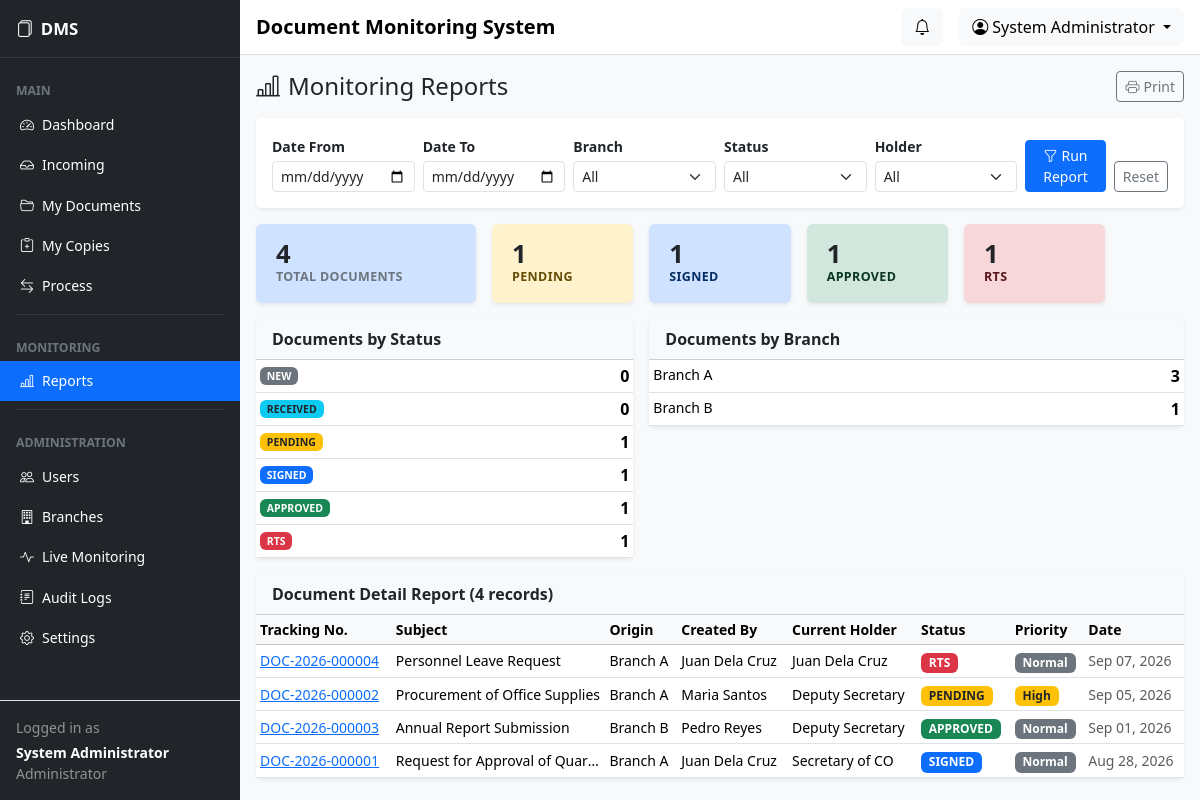
The page /reports/index.php (signed in) on the database its author committed.
### tables this page shows
CREATE TABLE users (
  id INT UNSIGNED NOT NULL AUTO_INCREMENT,
  branch_id INT UNSIGNED DEFAULT NULL,
  full_name VARCHAR(150) NOT NULL,
  username VARCHAR(50) NOT NULL,
  password VARCHAR(255) NOT NULL,
  role ENUM('BRANCH','SECRETARY_DEPUTY','SECRETARY_CO','ADMIN') NOT NULL,
  position VARCHAR(100) DEFAULT NULL,
  status ENUM('active','inactive') NOT NULL DEFAULT 'active',
  created_at TIMESTAMP NOT NULL DEFAULT CURRENT_TIMESTAMP,
  updated_at TIMESTAMP NOT NULL DEFAULT CURRENT_TIMESTAMP ON UPDATE CURRENT_TIMESTAMP,
  last_login DATETIME DEFAULT NULL,
  PRIMARY KEY (id),
  UNIQUE KEY uq_username (username),
  KEY idx_users_role (role),
  KEY idx_users_status (status),
  KEY idx_users_branch (branch_id),
  CONSTRAINT fk_users_branch FOREIGN KEY (branch_id)
    REFERENCES branches (id) ON DELETE SET NULL ON UPDATE CASCADE
);

CREATE TABLE documents (
  id INT UNSIGNED NOT NULL AUTO_INCREMENT,
  tracking_number VARCHAR(30) NOT NULL,
  doc_control_number VARCHAR(50) DEFAULT NULL,
  subject VARCHAR(255) NOT NULL,
  document_type VARCHAR(100) DEFAULT NULL,
  sender VARCHAR(150) DEFAULT NULL,
  originating_branch_id INT UNSIGNED DEFAULT NULL,
  created_by INT UNSIGNED NOT NULL,
  current_holder_id INT UNSIGNED DEFAULT NULL,
  current_branch_id INT UNSIGNED DEFAULT NULL,
  current_status ENUM('NEW','RECEIVED','PENDING','SIGNED','APPROVED','RTS') NOT NULL DEFAULT 'NEW',
  priority ENUM('Low','Normal','High','Urgent') NOT NULL DEFAULT 'Normal',
  date_received DATE DEFAULT NULL,
  remarks TEXT,
  created_at TIMESTAMP NOT NULL DEFAULT CURRENT_TIMESTAMP,
  updated_at TIMESTAMP NOT NULL DEFAULT CURRENT_TIMESTAMP ON UPDATE CURRENT_TIMESTAMP,
  PRIMARY KEY (id),
  UNIQUE KEY uq_tracking_number (tracking_number),
  KEY idx_docs_status (current_status),
  KEY idx_docs_created (created_at),
  KEY idx_docs_holder (current_holder_id),
  KEY idx_docs_subject (subject),
  KEY idx_docs_type (document_type),
  KEY idx_docs_orig_branch (originating_branch_id),
  KEY idx_docs_updated (updated_at),
  CONSTRAINT fk_docs_orig_branch FOREIGN KEY (originating_branch_id)
    REFERENCES branches (id) ON DELETE SET NULL ON UPDATE CASCADE,
  CONSTRAINT fk_docs_created_by FOREIGN KEY (created_by)
    REFERENCES users (id) ON DELETE RESTRICT ON UPDATE CASCADE,
  CONSTRAINT fk_docs_current_holder FOREIGN KEY (current_holder_id)
    REFERENCES users (id) ON DELETE SET NULL ON UPDATE CASCADE,
  CONSTRAINT fk_docs_current_branch FOREIGN KEY (current_branch_id)
    REFERENCES branches (id) ON DELETE SET NULL ON UPDATE CASCADE
);

CREATE TABLE branches (
  id INT UNSIGNED NOT NULL AUTO_INCREMENT,
  branch_code VARCHAR(20) NOT NULL,
  branch_name VARCHAR(150) NOT NULL,
  description VARCHAR(255) DEFAULT NULL,
  status ENUM('active','inactive') NOT NULL DEFAULT 'active',
  created_at TIMESTAMP NOT NULL DEFAULT CURRENT_TIMESTAMP,
  updated_at TIMESTAMP NOT NULL DEFAULT CURRENT_TIMESTAMP ON UPDATE CURRENT_TIMESTAMP,
  PRIMARY KEY (id),
  UNIQUE KEY uq_branch_code (branch_code),
  KEY idx_branches_status (status)
);

### reports/index.php (the view, shortened to what the rows shown need)
<?php
$user = require_login();
$pdo = db();
$where = ['1=1'];
$params = [];
$whereSql = implode(' AND ', $where);
$stmt = $pdo->prepare("SELECT d.*, ob.branch_name AS origin_branch, b.branch_name AS current_branch, cu.full_name AS holder_name, cr.full_name AS created_name
    FROM documents d
    LEFT JOIN branches ob ON ob.id=d.originating_branch_id
    LEFT JOIN branches b ON b.id=d.current_branch_id
    LEFT JOIN users cu ON cu.id=d.current_holder_id
    LEFT JOIN users cr ON cr.id=d.created_by
    WHERE $whereSql ORDER BY d.created_at DESC LIMIT 500");
$stmt->execute($params);
$rows = $stmt->fetchAll();
$byStatus = [];
foreach (DOC_STATUSES as $s) {
    $st = $pdo->prepare("SELECT COUNT(*) c FROM documents d WHERE $whereSql AND d.current_status=?"); $st->execute(array_merge($params, [$s]));
    $byStatus[$s] = (int)$st->fetch()['c'];
}
page_header('Monitoring Reports', 'reports', $user);
?>
                    <?php foreach ($byStatus as $s => $c): ?>
                    <tr><td class="small"><?= status_badge($s) ?></td><td class="text-end fw-semibold"><?= $c ?></td></tr>
                    <?php endforeach; ?>
<div class="card shadow-sm border-0 report-table">
    <div class="card-body p-0">
        <table class="table table-hover table-sm align-middle mb-0">
            <thead class="table-light small"><tr><th>Tracking No.</th><th>Subject</th><th>Origin</th><th>Created By</th><th>Current Holder</th><th>Status</th><th>Priority</th><th>Date</th></tr></thead>
            <tbody>
            <?php foreach ($rows as $r): ?>
            <tr>
                <td class="small"><a href="<?= BASE_URL ?>/view_document.php?id=<?= (int)$r['id'] ?>"><?= e($r['tracking_number']) ?></a></td>
                <td class="small text-truncate" style="max-width:200px"><?= e($r['subject']) ?></td>
                <td class="small"><?= e($r['origin_branch'] ?? '—') ?></td>
                <td class="small"><?= e($r['created_name'] ?? '—') ?></td>
                <td class="small"><?= e($r['holder_name'] ?? '—') ?></td>
                <td><?= status_badge($r['current_status']) ?></td>
                <td><?= priority_badge($r['priority']) ?></td>
                <td class="small text-muted"><?= e(date('M d, Y', strtotime($r['created_at']))) ?></td>
            </tr>
            <?php endforeach; ?>
            </tbody>
        </table>
    </div>
</div>

### includes/sidebar.php (shortened to what the rows shown need)
<?php
$currentRole = $user['role'] ?? ROLE_ADMIN;
?>
<aside class="sidebar bg-dark text-white d-none d-md-flex flex-column flex-shrink-0">
    <div class="p-3 border-top small">
        <div class="text-white-50 mb-1">Logged in as</div>
        <div class="text-white fw-semibold"><?= e($user['full_name'] ?? '') ?></div>
        <div class="text-white-50"><?= e(role_label($currentRole)) ?></div>
    </div>
</aside>

### includes/navbar.php (shortened to what the rows shown need)
<nav class="navbar navbar-expand navbar-light bg-white border-bottom px-3">
    <div class="ms-auto d-flex align-items-center">
        <div class="dropdown">
            <button class="btn btn-light dropdown-toggle" type="button" data-bs-toggle="dropdown">
                <i class="bi bi-person-circle me-1"></i><?= e($user['full_name'] ?? '') ?>
            </button>
        </div>
    </div>
</nav>

### includes/functions.php (shortened to what the rows shown need)
<?php
require_once CONFIG_PATH . DS . 'database.php';
function status_badge(string $status): string
{
    $s = strtoupper($status);
    $class = match ($s) {
        'PENDING'  => 'bg-warning text-dark',
        'SIGNED'   => 'bg-primary',
        'APPROVED' => 'bg-success',
        'RTS'      => 'bg-danger',
        'RECEIVED' => 'bg-info text-dark',
        'NEW'      => 'bg-secondary',
        default    => 'bg-secondary',
    };
    return '<span class="badge ' . $class . '">' . e($s) . '</span>';
}
function priority_badge(string $priority): string
{
    $p = strtolower($priority);
    $class = match ($p) {
        'urgent' => 'bg-danger',
        'high'   => 'bg-warning text-dark',
        'normal' => 'bg-secondary',
        default  => 'bg-secondary',
    };
    return '<span class="badge ' . $class . '">' . e(ucfirst($priority)) . '</span>';
}
function role_label(string $role): string
{
    return match ($role) {
        'BRANCH'           => 'Branch',
        'SECRETARY_DEPUTY' => 'Secretary Deputy',
        'SECRETARY_CO'     => 'Secretary of CO',
        'ADMIN'            => 'Administrator',
        default            => $role,
    };
}

### rows shown on the page
users: full_name "System Administrator", role "Administrator"
documents: tracking_number "DOC-2026-000004", subject "Personnel Leave Request", current_branch.branch_name "Branch A", created_by.full_name "Juan Dela Cruz", current_status "RTS", priority "Normal", created_at "Sep 07, 2026"
documents: tracking_number "DOC-2026-000002", subject "Procurement of Office Supplies", originating_branch.branch_name "Branch A", created_by.full_name "Maria Santos", current_holder.full_name "Deputy Secretary", current_status "PENDING", priority "High", created_at "Sep 05, 2026"
documents: tracking_number "DOC-2026-000003", subject "Annual Report Submission", originating_branch.branch_name "Branch B", created_by.full_name "Pedro Reyes", current_holder.full_name "Deputy Secretary", current_status "APPROVED", priority "Normal", created_at "Sep 01, 2026"
documents: tracking_number "DOC-2026-000001", subject "Request for Approval of Quar…", originating_branch.branch_name "Branch A", created_by.full_name "Juan Dela Cruz", current_holder.full_name "Secretary of CO", current_status "SIGNED", priority "Normal", created_at "Aug 28, 2026"

### other values the page prints
setting('org_short', 'DMS') "DMS"
$item['label'] "MAIN"
$item['label'] "Dashboard"
$item['label'] "Incoming"
$item['label'] "My Documents"
$item['label'] "My Copies"
$item['label'] "Process"
$item['label'] "MONITORING"
$item['label'] "Reports"
$item['label'] "ADMINISTRATION"
$item['label'] "Users"
$item['label'] "Branches"
$item['label'] "Live Monitoring"
$item['label'] "Audit Logs"
$item['label'] "Settings"
